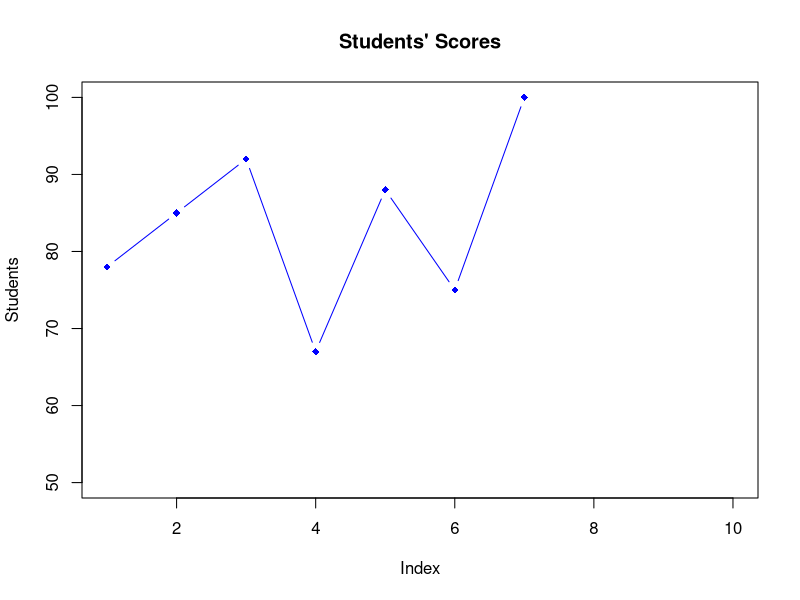
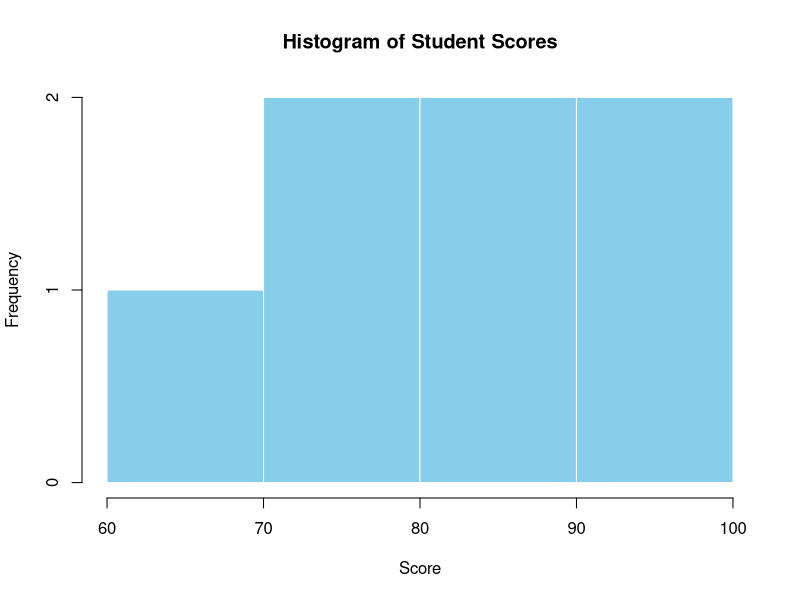
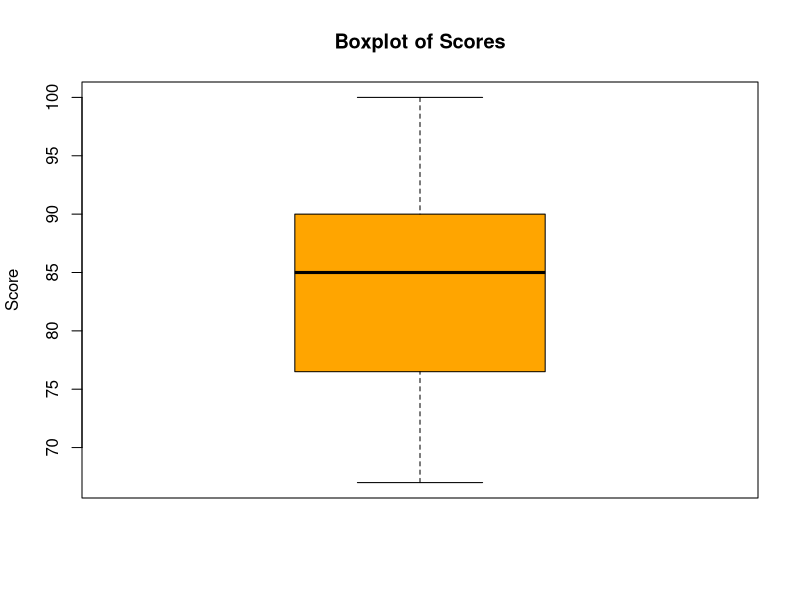
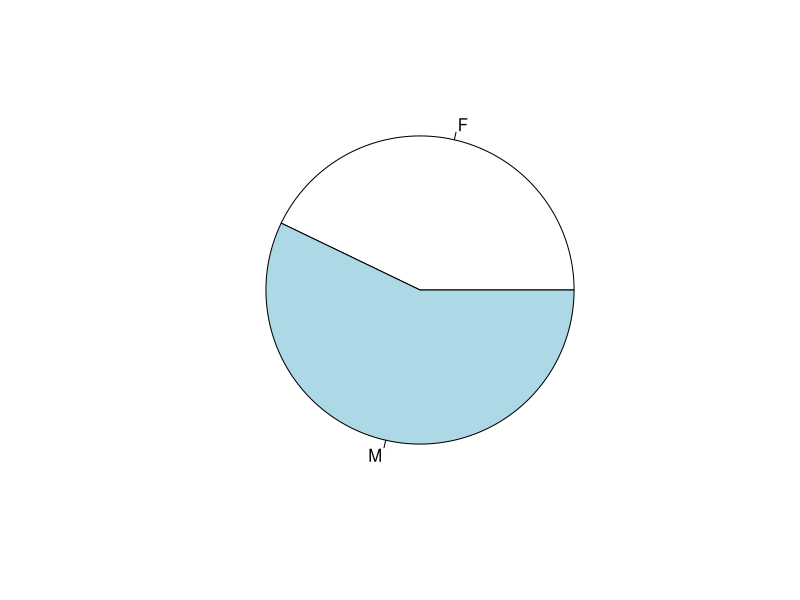
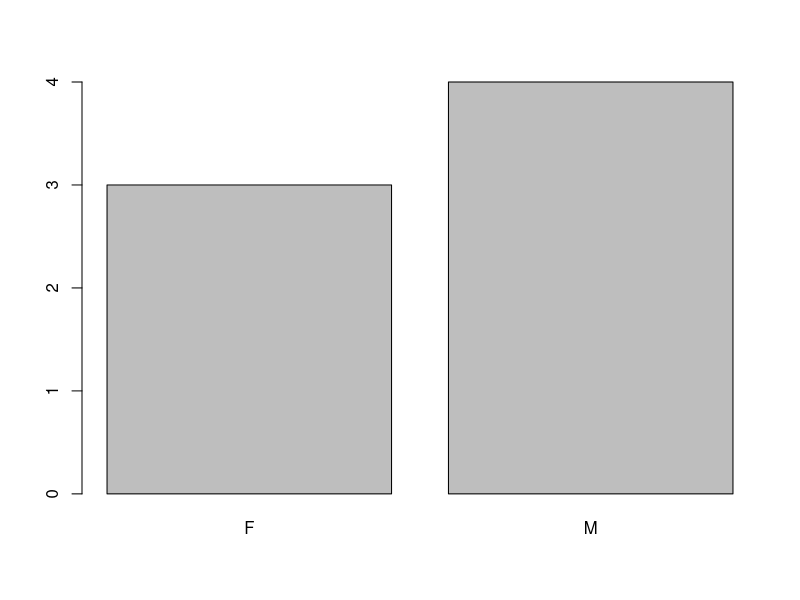

The R source for these figures, in order:
#stat 101 
#At its simplest, data are measured observations — numbers, categories, or characteristics that describe something.
#Population: the entire group you’re interested in (for example, all students in a school).
#Sample: a subset of that population that you actually collect data from.
#Variable: any measurable feature or characteristic (for example, Score or Gender).


students <- data.frame(
  Name   = c("Sara", "John", "Helen", "Daniel", "Meron", "Liya","Robel"),
  Gender = c("F", "M", "F", "M", "M", "F", "M"),
  Score  = c(78, 85, 92, 67, 88, 75, 100)
)

#“Name” and “Gender” are categorical variables (qualitative).
#“Score” is a numerical variable (quantitative).
mean(students$Score)
median(students$Score)

#R doesn’t have a built-in mode() function. so we have to make a function for it.
mode <- function(v) {
  unique_values <- unique(v)
  counts <- tabulate(match(v, unique_values))
  unique_values[counts == max(counts)]
}

mode(students$Gender)

#to get variance we do this
var(students$Score)

#to get standard deviation we say
sd(students$Score)

#to get the range
range(students$Score)
diff(range(students$Score))


#to summarize all variables
summary(students)


# Quick visualization with six types of graphs

#plots are used for Showing changes over time (trend data). they use numeric variables
#helps us To detect correlation or patterns — like positive, negative, or no relationship.
plot(students$Score,
     main = "Students' Scores",
     ylab = "Students",
     col = "blue",
     pch = 18,
     type = "b",
     xlim = c(1,10),
     ylim = c(50, 100))

#If y is missing, R plots the values of x against their index (position in the vector).



#histograms also use numeric variables
#It reveals shape (normal, skewed, bimodal), spread, and central tendency of data.

hist(students$Score,
     main = "Histogram of Student Scores",
     xlab = "Score",
     col  = "skyblue",
     border = "white")



#box and whisker plots also use numerical variables
#It shows median, quartiles, and outliers clearly.

boxplot(students$Score,
        main = "Boxplot of Scores",
        ylab = "Score",
        col = "orange")



#pie chart uses categorical variables
#It’s visually appealing, but less precise than bar charts — best for showing simple proportions.

pie(table(students$Gender))



#bar chart is also use categorical variables
#It shows how many observations fall into each category, making category comparisons easy.

barplot(table(students$Gender))


